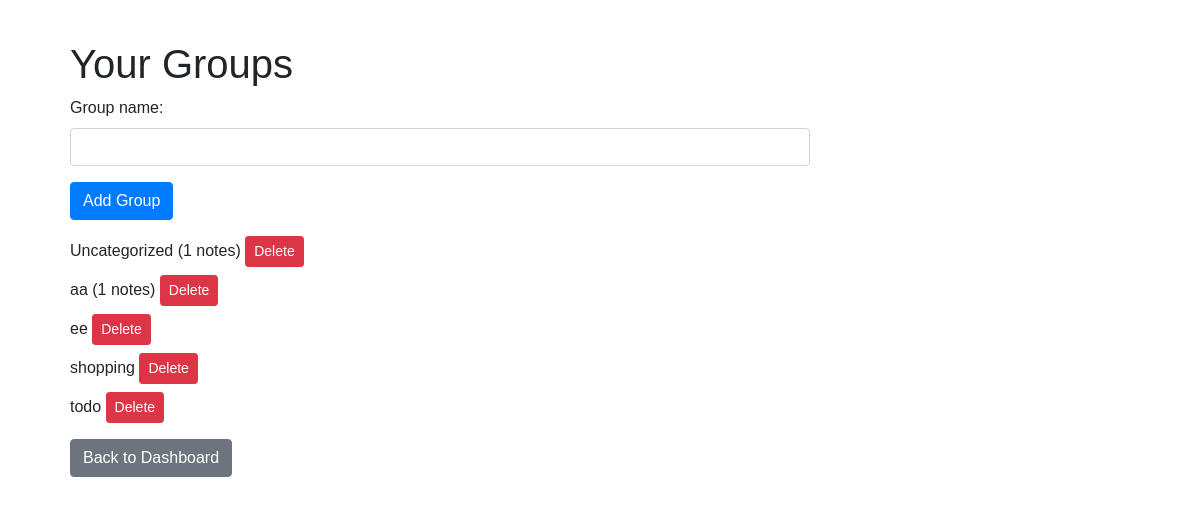
The app's page /groups (signed in) with its own data.
### app.py (models this page shows)
class Group(db.Model):
    __tablename__ = 'groups'
    id = db.Column(db.Integer, primary_key=True)
    name = db.Column(db.String(100), nullable=False)
    user_id = db.Column(db.Integer, db.ForeignKey('users.id'), nullable=False)
    notes = db.relationship('Note', backref='group', lazy=True)

### app.py (the view, shortened to what this page needs)
@app.route('/groups', methods=['GET', 'POST'])
@login_required
def groups():
    if isinstance(current_user, User):
        user_id = current_user.id
        members = current_user.members
    else:
        user_id = current_user.user.id
        members = Member.query.filter_by(user_id=user_id).all()
    member_user_ids = [member.user_id for member in members]
    visible_user_ids = [user_id] + member_user_ids
    groups = Group.query.filter(Group.user_id.in_(visible_user_ids)).order_by(Group.name.asc()).all()
    uncategorized_group = None
    for group in groups:
        if group.name == "Uncategorized":
            uncategorized_group = group
            break
    if not uncategorized_group:
        uncategorized_group = Group(name="Uncategorized", user_id=user_id)
        db.session.add(uncategorized_group)
        db.session.commit()
        groups.append(uncategorized_group)
    return render_template('groups.html', groups=groups)

### app.py (called while the page is built)
@login_manager.user_loader
def load_user(user_id):
    if user_id.startswith("member_"):
        member_id = int(user_id.split("_")[1])
        return Member.query.get(member_id)
    else:
        return User.query.get(int(user_id))

### templates/groups.html (shortened to what this page needs)
{% extends 'base.html' %}
{% block content %}
<div class="container">
    <h1>Your Groups</h1>
    <form method="post" action="{{ url_for('groups') }}" class="mb-3">
        <div class="form-group">
            <label for="group_name">Group name:</label>
            <input type="text" name="group_name" class="form-control" required>
        </div>
        <input type="submit" value="Add Group" class="btn btn-primary">
    </form>
    <ul class="list-unstyled">
        {% for group in groups %}
            <li class="mb-2">{{ group.name }}
                {% if group.notes %}
                    ({{ group.notes|length }} notes)
                {% endif %}
                {% if current_user.role == 'admin' %}
                    <button class="btn btn-danger btn-sm" data-toggle="modal" data-target="#confirm-delete-{{ group.id }}">Delete</button>
                {% endif %}
            </li>
        {% endfor %}
    </ul>
    <a href="{{ url_for('dashboard') }}" class="btn btn-secondary">Back to Dashboard</a>
</div>
{% endblock %}

### static/styles.css (style rules this page uses)
body { font-family: Arial, sans-serif; max-width: 800px; margin: 40px; }
form { margin-bottom: 2em; }

### records on screen
Group: name "Uncategorized", notes|length "1"
Group: name "aa", notes|length "1"
Group: name "ee"
Group: name "shopping"
Group: name "todo"
